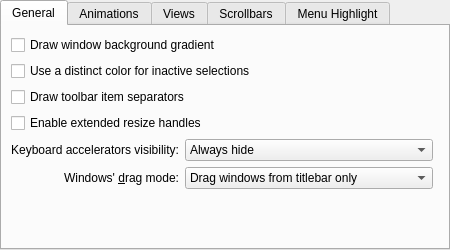
<?xml version="1.0" encoding="UTF-8"?>
<ui version="4.0">
 <class>OxygenStyleConfig</class>
 <widget class="QWidget" name="OxygenStyleConfig">
  <property name="geometry">
   <rect>
    <x>0</x>
    <y>0</y>
    <width>450</width>
    <height>250</height>
   </rect>
  </property>
  <property name="sizePolicy">
   <sizepolicy hsizetype="Preferred" vsizetype="Preferred">
    <horstretch>0</horstretch>
    <verstretch>0</verstretch>
   </sizepolicy>
  </property>
  <property name="minimumSize">
   <size>
    <width>450</width>
    <height>200</height>
   </size>
  </property>
  <property name="windowTitle">
   <string>Dialog</string>
  </property>
  <layout class="QVBoxLayout" name="verticalLayout">
   <property name="margin" stdset="0">
    <number>0</number>
   </property>
   <item>
    <widget class="QTabWidget" name="tabWidget">
     <property name="sizePolicy">
      <sizepolicy hsizetype="Expanding" vsizetype="Expanding">
       <horstretch>0</horstretch>
       <verstretch>0</verstretch>
      </sizepolicy>
     </property>
     <property name="currentIndex">
      <number>0</number>
     </property>
     <widget class="QWidget" name="tab_1">
      <attribute name="title">
       <string>General</string>
      </attribute>
      <layout class="QGridLayout" name="gridLayout" columnstretch="0,0,1">
       <item row="4" column="1">
        <widget class="KComboBox" name="_mnemonicsMode">
         <item>
          <property name="text">
           <string>Always hide</string>
          </property>
         </item>
         <item>
          <property name="text">
           <string>Show when Alt key is pressed</string>
          </property>
         </item>
         <item>
          <property name="text">
           <string>Always show</string>
          </property>
         </item>
        </widget>
       </item>
       <item row="5" column="1">
        <widget class="KComboBox" name="_windowDragMode">
         <item>
          <property name="text">
           <string>Drag windows from titlebar only</string>
          </property>
         </item>
         <item>
          <property name="text">
           <string>Drag windows from titlebar, menubar and toolbars</string>
          </property>
         </item>
         <item>
          <property name="text">
           <string>Drag windows from all empty areas</string>
          </property>
         </item>
        </widget>
       </item>
       <item row="4" column="0">
        <widget class="QLabel" name="_mnemonicsLabel">
         <property name="text">
          <string>Keyboard accelerators visibility:</string>
         </property>
         <property name="alignment">
          <set>Qt::AlignmentFlag::AlignRight|Qt::AlignmentFlag::AlignTrailing|Qt::AlignmentFlag::AlignVCenter</set>
         </property>
         <property name="buddy">
          <cstring>_mnemonicsMode</cstring>
         </property>
        </widget>
       </item>
       <item row="2" column="0" colspan="3">
        <widget class="QCheckBox" name="_toolBarDrawItemSeparator">
         <property name="text">
          <string>Draw toolbar item separators</string>
         </property>
        </widget>
       </item>
       <item row="0" column="0" colspan="3">
        <widget class="QCheckBox" name="_useBackgroundGradient">
         <property name="text">
          <string>Draw window background gradient</string>
         </property>
        </widget>
       </item>
       <item row="6" column="0" colspan="3">
        <spacer name="verticalSpacer_2">
         <property name="orientation">
          <enum>Qt::Orientation::Vertical</enum>
         </property>
         <property name="sizeHint" stdset="0">
          <size>
           <width>20</width>
           <height>40</height>
          </size>
         </property>
        </spacer>
       </item>
       <item row="4" column="2">
        <spacer name="horizontalSpacer_4">
         <property name="orientation">
          <enum>Qt::Orientation::Horizontal</enum>
         </property>
         <property name="sizeHint" stdset="0">
          <size>
           <width>40</width>
           <height>20</height>
          </size>
         </property>
        </spacer>
       </item>
       <item row="3" column="0" colspan="3">
        <widget class="QCheckBox" name="_splitterProxyEnabled">
         <property name="text">
          <string>Enable extended resize handles</string>
         </property>
        </widget>
       </item>
       <item row="5" column="0">
        <widget class="QLabel" name="label_3">
         <property name="sizePolicy">
          <sizepolicy hsizetype="Preferred" vsizetype="Preferred">
           <horstretch>0</horstretch>
           <verstretch>0</verstretch>
          </sizepolicy>
         </property>
         <property name="text">
          <string>Windows' &amp;drag mode:</string>
         </property>
         <property name="alignment">
          <set>Qt::AlignmentFlag::AlignRight|Qt::AlignmentFlag::AlignTrailing|Qt::AlignmentFlag::AlignVCenter</set>
         </property>
         <property name="buddy">
          <cstring>_windowDragMode</cstring>
         </property>
        </widget>
       </item>
       <item row="1" column="0" colspan="2">
        <widget class="QCheckBox" name="_useInactiveColor">
         <property name="text">
          <string>Use a distinct color for inactive selections</string>
         </property>
        </widget>
       </item>
      </layout>
     </widget>
     <widget class="QWidget" name="tab">
      <attribute name="title">
       <string>Animations</string>
      </attribute>
      <layout class="QVBoxLayout" name="verticalLayout_4">
       <item>
        <widget class="Oxygen::AnimationConfigWidget" name="_animationConfigWidget" native="true"/>
       </item>
      </layout>
     </widget>
     <widget class="QWidget" name="tab_2">
      <attribute name="title">
       <string>Views</string>
      </attribute>
      <layout class="QGridLayout" name="gridLayout_5">
       <item row="1" column="0" colspan="2">
        <widget class="QCheckBox" name="_viewDrawTreeBranchLines">
         <property name="text">
          <string>Draw tree branch lines</string>
         </property>
        </widget>
       </item>
       <item row="2" column="1">
        <widget class="QWidget" name="_viewsExpertWidget" native="true">
         <layout class="QHBoxLayout" name="horizontalLayout">
          <property name="margin" stdset="0">
           <number>0</number>
          </property>
          <item>
           <widget class="QLabel" name="label_4">
            <property name="text">
             <string>&amp;Tree expander size:</string>
            </property>
            <property name="buddy">
             <cstring>_viewTriangularExpanderSize</cstring>
            </property>
           </widget>
          </item>
          <item>
           <widget class="KComboBox" name="_viewTriangularExpanderSize">
            <item>
             <property name="text">
              <string comment="triangle size">Tiny</string>
             </property>
            </item>
            <item>
             <property name="text">
              <string comment="triangle size">Small</string>
             </property>
            </item>
            <item>
             <property name="text">
              <string comment="triangle size">Normal</string>
             </property>
            </item>
           </widget>
          </item>
          <item>
           <spacer name="horizontalSpacer_3">
            <property name="orientation">
             <enum>Qt::Orientation::Horizontal</enum>
            </property>
            <property name="sizeHint" stdset="0">
             <size>
              <width>40</width>
              <height>20</height>
             </size>
            </property>
           </spacer>
          </item>
         </layout>
        </widget>
       </item>
       <item row="3" column="0" colspan="2">
        <spacer name="verticalSpacer_3">
         <property name="orientation">
          <enum>Qt::Orientation::Vertical</enum>
         </property>
         <property name="sizeHint" stdset="0">
          <size>
           <width>259</width>
           <height>70</height>
          </size>
         </property>
        </spacer>
       </item>
       <item row="0" column="0" colspan="2">
        <widget class="QCheckBox" name="_viewDrawFocusIndicator">
         <property name="text">
          <string>Draw focus indicator in lists</string>
         </property>
        </widget>
       </item>
      </layout>
     </widget>
     <widget class="QWidget" name="tab_4">
      <attribute name="title">
       <string>Scrollbars</string>
      </attribute>
      <layout class="QVBoxLayout" name="verticalLayout_2">
       <item>
        <layout class="QHBoxLayout" name="horizontalLayout_3">
         <item>
          <widget class="QLabel" name="label">
           <property name="text">
            <string>Scrollbar wi&amp;dth:</string>
           </property>
           <property name="alignment">
            <set>Qt::AlignmentFlag::AlignRight|Qt::AlignmentFlag::AlignTrailing|Qt::AlignmentFlag::AlignVCenter</set>
           </property>
           <property name="buddy">
            <cstring>_scrollBarWidthSlider</cstring>
           </property>
          </widget>
         </item>
         <item>
          <widget class="QSlider" name="_scrollBarWidthSlider">
           <property name="minimum">
            <number>10</number>
           </property>
           <property name="maximum">
            <number>30</number>
           </property>
           <property name="pageStep">
            <number>5</number>
           </property>
           <property name="orientation">
            <enum>Qt::Orientation::Horizontal</enum>
           </property>
           <property name="tickPosition">
            <enum>QSlider::TickPosition::TicksBelow</enum>
           </property>
           <property name="tickInterval">
            <number>5</number>
           </property>
          </widget>
         </item>
         <item>
          <widget class="QSpinBox" name="_scrollBarWidth">
           <property name="alignment">
            <set>Qt::AlignmentFlag::AlignRight|Qt::AlignmentFlag::AlignTrailing|Qt::AlignmentFlag::AlignVCenter</set>
           </property>
           <property name="suffix">
            <string>px</string>
           </property>
           <property name="minimum">
            <number>10</number>
           </property>
           <property name="maximum">
            <number>30</number>
           </property>
          </widget>
         </item>
         <item>
          <spacer name="horizontalSpacer_2">
           <property name="orientation">
            <enum>Qt::Orientation::Horizontal</enum>
           </property>
           <property name="sizeHint" stdset="0">
            <size>
             <width>40</width>
             <height>20</height>
            </size>
           </property>
          </spacer>
         </item>
        </layout>
       </item>
       <item>
        <layout class="QGridLayout" name="gridLayout_4">
         <item row="0" column="0">
          <widget class="QLabel" name="label_5">
           <property name="text">
            <string>Top arrow button type:</string>
           </property>
           <property name="alignment">
            <set>Qt::AlignmentFlag::AlignRight|Qt::AlignmentFlag::AlignTrailing|Qt::AlignmentFlag::AlignVCenter</set>
           </property>
          </widget>
         </item>
         <item row="1" column="0">
          <widget class="QLabel" name="label_6">
           <property name="text">
            <string>Bottom arrow button type:</string>
           </property>
           <property name="alignment">
            <set>Qt::AlignmentFlag::AlignRight|Qt::AlignmentFlag::AlignTrailing|Qt::AlignmentFlag::AlignVCenter</set>
           </property>
          </widget>
         </item>
         <item row="0" column="1">
          <widget class="KComboBox" name="_scrollBarSubLineButtons">
           <item>
            <property name="text">
             <string>No buttons</string>
            </property>
           </item>
           <item>
            <property name="text">
             <string>One button</string>
            </property>
           </item>
           <item>
            <property name="text">
             <string>Two buttons</string>
            </property>
           </item>
          </widget>
         </item>
         <item row="0" column="2">
          <spacer name="horizontalSpacer">
           <property name="orientation">
            <enum>Qt::Orientation::Horizontal</enum>
           </property>
           <property name="sizeHint" stdset="0">
            <size>
             <width>40</width>
             <height>20</height>
            </size>
           </property>
          </spacer>
         </item>
         <item row="1" column="1">
          <widget class="KComboBox" name="_scrollBarAddLineButtons">
           <item>
            <property name="text">
             <string>No button</string>
            </property>
           </item>
           <item>
            <property name="text">
             <string>One button</string>
            </property>
           </item>
           <item>
            <property name="text">
             <string>Two buttons</string>
            </property>
           </item>
          </widget>
         </item>
        </layout>
       </item>
       <item>
        <spacer name="verticalSpacer">
         <property name="orientation">
          <enum>Qt::Orientation::Vertical</enum>
         </property>
         <property name="sizeHint" stdset="0">
          <size>
           <width>20</width>
           <height>40</height>
          </size>
         </property>
        </spacer>
       </item>
      </layout>
     </widget>
     <widget class="QWidget" name="tab_5">
      <attribute name="title">
       <string>Menu Highlight</string>
      </attribute>
      <layout class="QGridLayout" name="gridLayout_3">
       <item row="0" column="0">
        <widget class="QRadioButton" name="_menuHighlightDark">
         <property name="text">
          <string>Use dar&amp;k color</string>
         </property>
        </widget>
       </item>
       <item row="1" column="0">
        <widget class="QRadioButton" name="_menuHighlightStrong">
         <property name="text">
          <string>&amp;Use selection color (plain)</string>
         </property>
        </widget>
       </item>
       <item row="2" column="0">
        <widget class="QRadioButton" name="_menuHighlightSubtle">
         <property name="text">
          <string>Use selec&amp;tion color (subtle)</string>
         </property>
        </widget>
       </item>
       <item row="3" column="0">
        <spacer name="verticalSpacer_5">
         <property name="orientation">
          <enum>Qt::Orientation::Vertical</enum>
         </property>
         <property name="sizeHint" stdset="0">
          <size>
           <width>20</width>
           <height>40</height>
          </size>
         </property>
        </spacer>
       </item>
      </layout>
     </widget>
    </widget>
   </item>
  </layout>
 </widget>
 <customwidgets>
  <customwidget>
   <class>KComboBox</class>
   <extends>QComboBox</extends>
   <header>kcombobox.h</header>
  </customwidget>
  <customwidget>
   <class>Oxygen::AnimationConfigWidget</class>
   <extends>QWidget</extends>
   <header>oxygenanimationconfigwidget.h</header>
   <container>1</container>
  </customwidget>
 </customwidgets>
 <tabstops>
  <tabstop>tabWidget</tabstop>
  <tabstop>_useBackgroundGradient</tabstop>
  <tabstop>_useInactiveColor</tabstop>
  <tabstop>_toolBarDrawItemSeparator</tabstop>
  <tabstop>_splitterProxyEnabled</tabstop>
  <tabstop>_mnemonicsMode</tabstop>
  <tabstop>_windowDragMode</tabstop>
  <tabstop>_viewDrawFocusIndicator</tabstop>
  <tabstop>_viewDrawTreeBranchLines</tabstop>
  <tabstop>_viewTriangularExpanderSize</tabstop>
  <tabstop>_scrollBarWidthSlider</tabstop>
  <tabstop>_scrollBarWidth</tabstop>
  <tabstop>_scrollBarSubLineButtons</tabstop>
  <tabstop>_scrollBarAddLineButtons</tabstop>
  <tabstop>_menuHighlightDark</tabstop>
  <tabstop>_menuHighlightStrong</tabstop>
  <tabstop>_menuHighlightSubtle</tabstop>
 </tabstops>
 <resources/>
 <connections>
  <connection>
   <sender>_scrollBarWidth</sender>
   <signal>valueChanged(int)</signal>
   <receiver>_scrollBarWidthSlider</receiver>
   <slot>setValue(int)</slot>
   <hints>
    <hint type="sourcelabel">
     <x>276</x>
     <y>50</y>
    </hint>
    <hint type="destinationlabel">
     <x>160</x>
     <y>51</y>
    </hint>
   </hints>
  </connection>
  <connection>
   <sender>_scrollBarWidthSlider</sender>
   <signal>valueChanged(int)</signal>
   <receiver>_scrollBarWidth</receiver>
   <slot>setValue(int)</slot>
   <hints>
    <hint type="sourcelabel">
     <x>156</x>
     <y>52</y>
    </hint>
    <hint type="destinationlabel">
     <x>280</x>
     <y>51</y>
    </hint>
   </hints>
  </connection>
 </connections>
</ui>
